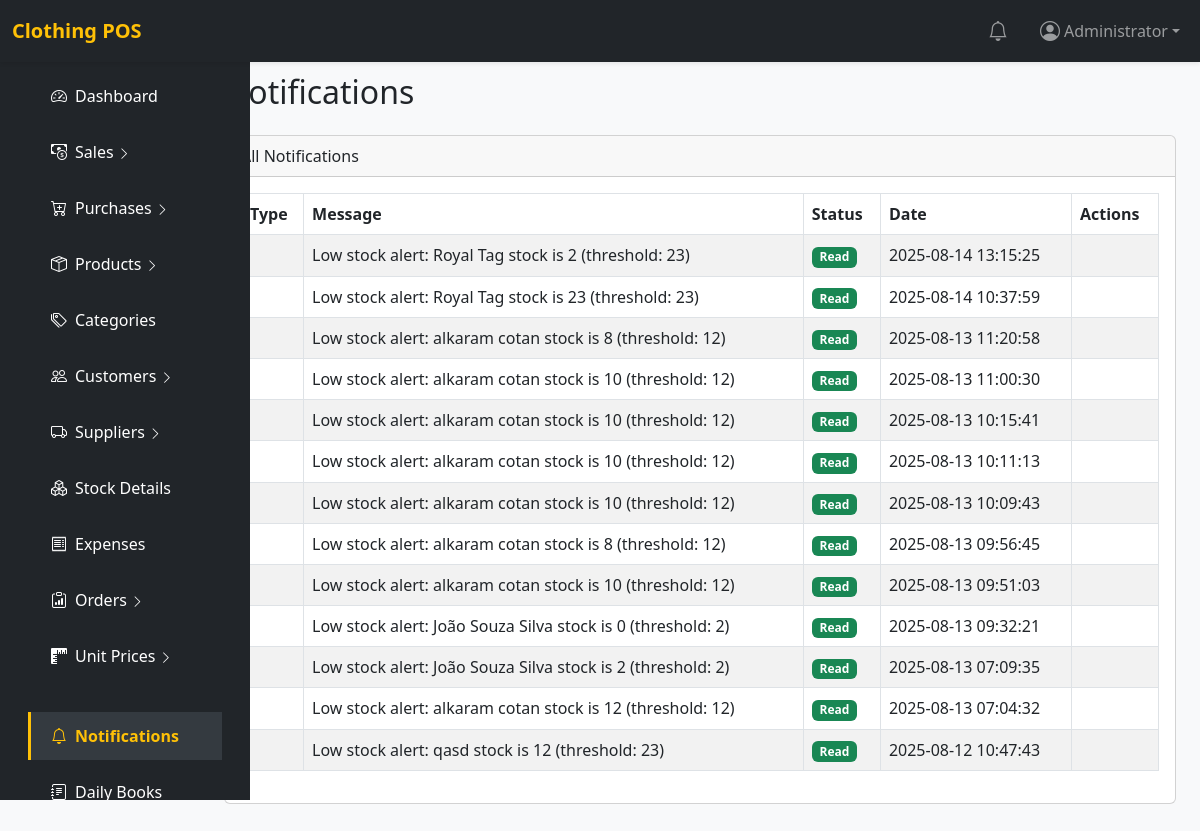
/notifications.php (signed in), run on the app's committed database.
### tables this page shows
CREATE TABLE `notifications` (
  `id` int(11) NOT NULL,
  `user_id` int(11) NOT NULL,
  `title` varchar(255) NOT NULL,
  `message` text NOT NULL,
  `type` enum('info','success','warning','error') NOT NULL DEFAULT 'info',
  `is_read` tinyint(1) NOT NULL DEFAULT 0,
  `created_at` timestamp NOT NULL DEFAULT current_timestamp()
);

### notifications.php (the view, shortened to what this page needs)
<?php
require_once 'includes/config.php';
$notifications = $pdo->query("SELECT * FROM notifications ORDER BY created_at DESC")->fetchAll(PDO::FETCH_ASSOC);
include 'includes/header.php';
?>
<div class="container-fluid">
    <div class="row">
        <?php include 'includes/sidebar.php'; ?>
        <main class="col-md-10 ms-sm-auto px-4 py-5" style="margin-top: 25px;">
            <h2 class="mb-4">Notifications</h2>
            <div class="card">
                <div class="card-header">All Notifications</div>
                <div class="card-body table-responsive">
                    <table class="table table-bordered table-striped">
                        <thead>
                            <tr>
                                <th>Type</th>
                                <th>Message</th>
                                <th>Status</th>
                                <th>Date</th>
                                <th>Actions</th>
                            </tr>
                        </thead>
                        <tbody>
                            <?php foreach ($notifications as $n): ?>
                                <tr>
                                    <td><?= htmlspecialchars($n['type']) ?></td>
                                    <td><?= htmlspecialchars($n['message']) ?></td>
                                    <td>
                                        <?php if ($n['is_read']): ?>
                                            <span class="badge bg-success">Read</span>
                                        <?php else: ?>
                                            <span class="badge bg-warning text-dark">Unread</span>
                                        <?php endif; ?>
                                    </td>
                                    <td><?= htmlspecialchars($n['created_at']) ?></td>
                                    <td>
                                    </td>
                                </tr>
                            <?php endforeach; ?>
                        </tbody>
                    </table>
                </div>
            </div>
        </main>
    </div>
</div>
<?php include 'includes/footer.php'; ?>

### includes/header.php (style rules this page uses)
body { background: #f8f9fa; margin: 0; padding: 0; }

### data on the page
notifications: message "Low stock alert: Royal Tag stock is 2 (threshold: 23)", is_read "Read", created_at "2025-08-14 13:15:25"
notifications: message "Low stock alert: Royal Tag stock is 23 (threshold: 23)", is_read "Read", created_at "2025-08-14 10:37:59"
notifications: message "Low stock alert: alkaram cotan stock is 8 (threshold: 12)", is_read "Read", created_at "2025-08-13 11:20:58"
notifications: message "Low stock alert: alkaram cotan stock is 10 (threshold: 12)", is_read "Read", created_at "2025-08-13 11:00:30"
notifications: message "Low stock alert: alkaram cotan stock is 10 (threshold: 12)", is_read "Read", created_at "2025-08-13 10:15:41"
notifications: message "Low stock alert: alkaram cotan stock is 10 (threshold: 12)", is_read "Read", created_at "2025-08-13 10:11:13"
notifications: message "Low stock alert: alkaram cotan stock is 10 (threshold: 12)", is_read "Read", created_at "2025-08-13 10:09:43"
notifications: message "Low stock alert: alkaram cotan stock is 8 (threshold: 12)", is_read "Read", created_at "2025-08-13 09:56:45"
notifications: message "Low stock alert: alkaram cotan stock is 10 (threshold: 12)", is_read "Read", created_at "2025-08-13 09:51:03"
notifications: message "Low stock alert: João Souza Silva stock is 0 (threshold: 2)", is_read "Read", created_at "2025-08-13 09:32:21"
notifications: message "Low stock alert: João Souza Silva stock is 2 (threshold: 2)", is_read "Read", created_at "2025-08-13 07:09:35"
notifications: message "Low stock alert: alkaram cotan stock is 12 (threshold: 12)", is_read "Read", created_at "2025-08-13 07:04:32"
notifications: message "Low stock alert: qasd stock is 12 (threshold: 23)", is_read "Read", created_at "2025-08-12 10:47:43"

### other printed values
current_user() "Administrator"
